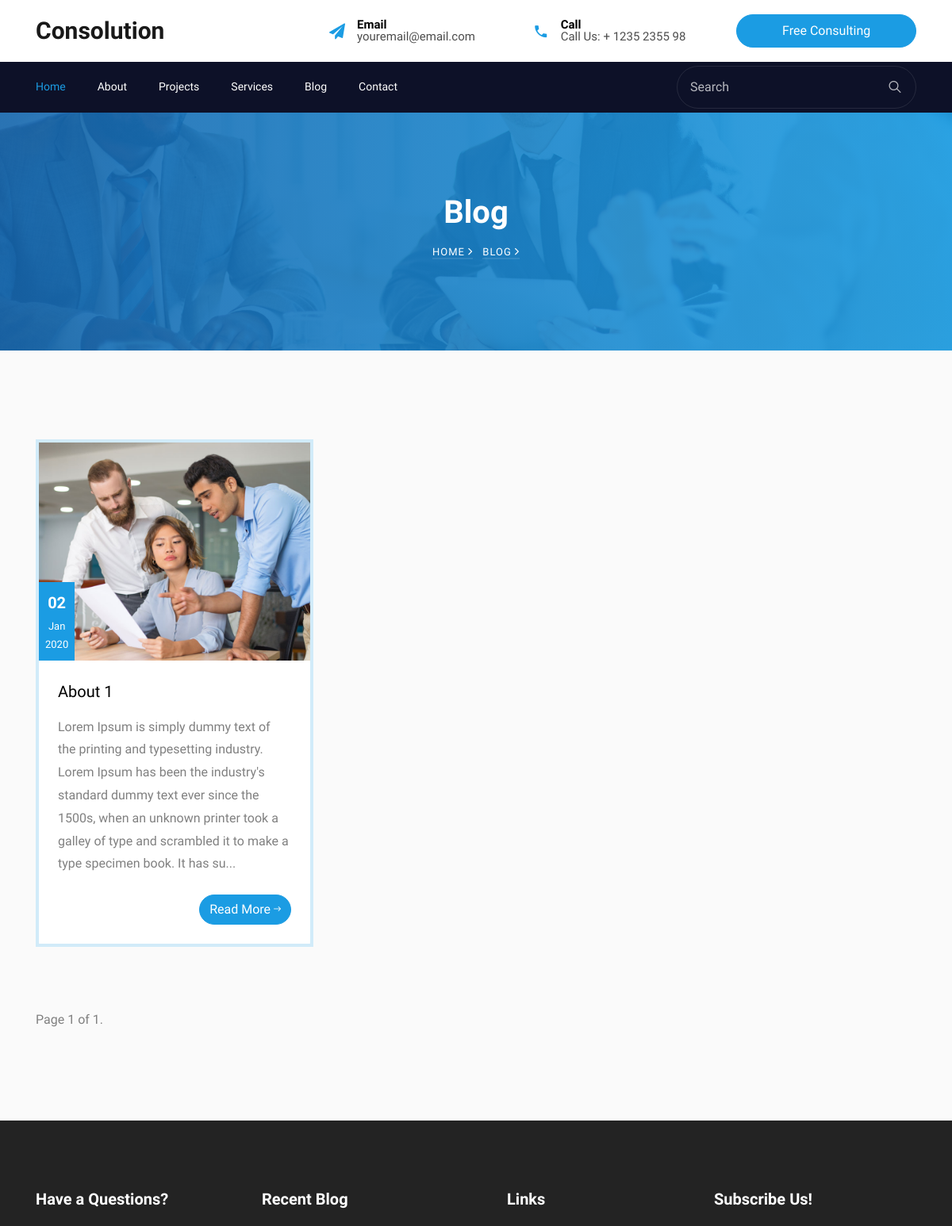
The app's page /blog?page=2 (upper part), older data.
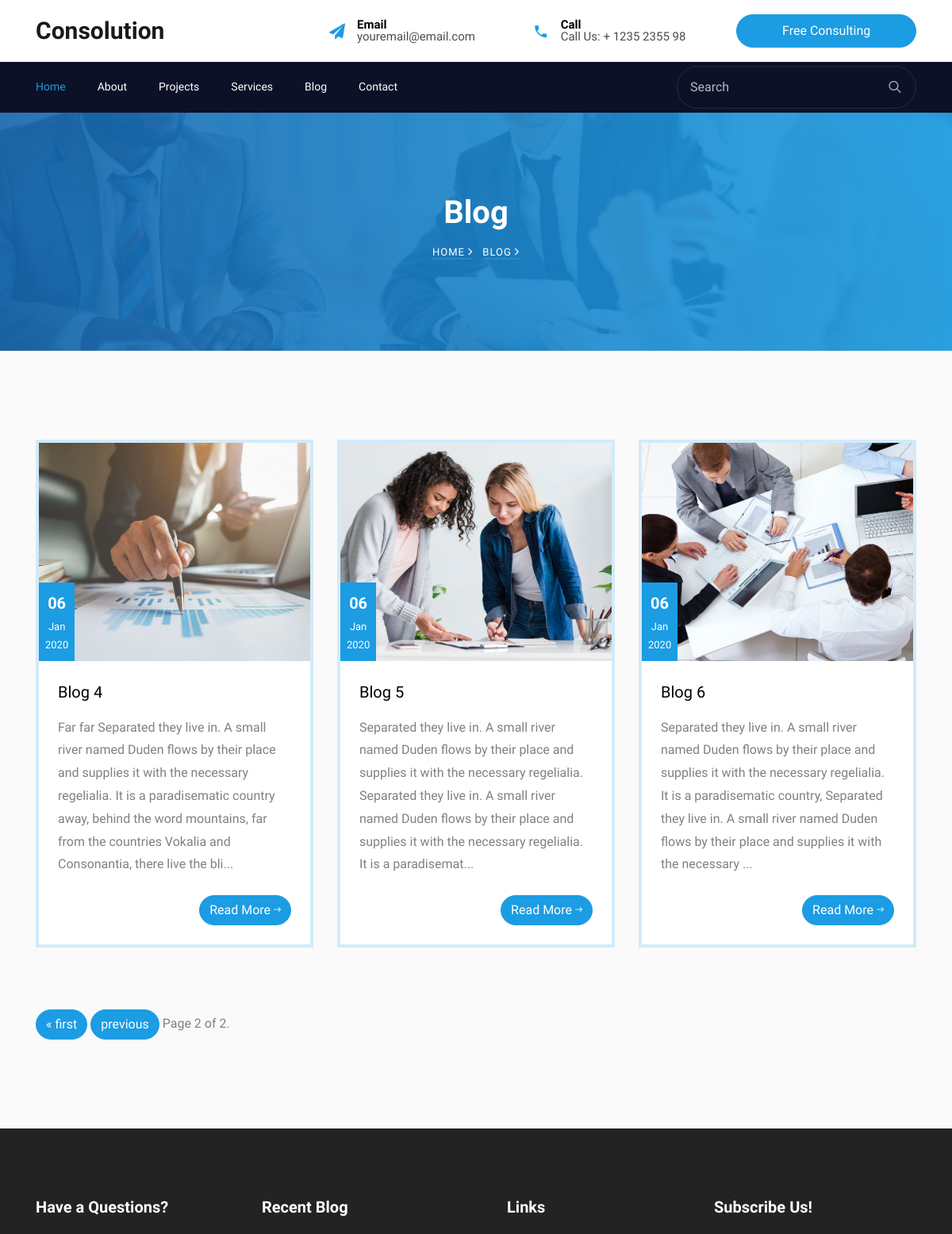
The same page, newer data.
### consolutionapp/models.py (models this page shows)
class Blog(models.Model):
    title = models.CharField(max_length=255)
    content = models.CharField(max_length=2083)
    image = models.FileField(upload_to='static/images/')
    status = models.IntegerField()
    upload_at = models.DateTimeField(auto_now=True)

### consolutionapp/views.py (the view)
# urls.py: path('blog', views.blog),
def blog(request):
    blg = Blog.objects.all()
    paginator = Paginator(blg, 3)
    page = request.GET.get('page')
    blogs = paginator.get_page(page)
    return render(request, 'blog.html', {'blogs': blogs})

### consolutionapp/templates/blog.html (shortened to what this page needs)
{% extends 'base.html' %}
{% block content %}
<section class="hero-wrap hero-wrap-2" style="background-image: url('static/images/bg_1.jpg');">
      <div class="overlay"></div>
      <div class="container">
        <div class="row no-gutters slider-text align-items-center justify-content-center">
          <div class="col-md-9 ftco-animate text-center">
            <h1 class="mb-2 bread">Blog</h1>
            <p class="breadcrumbs"><span class="mr-2"><a href="/">Home <i class="ion-ios-arrow-forward"></i></a></span> <span>Blog <i class="ion-ios-arrow-forward"></i></span></p>
          </div>
        </div>
      </div>
    </section>
    <section class="ftco-section bg-light">
			<div class="container">
				<div class="row">
            {% for blog in blogs %}
          <div class="col-md-6 col-lg-4 ftco-animate">
            <div class="blog-entry">
              <a href="blog-single.html" class="block-20 d-flex align-items-end" style="background-image: url('{{blog.image}}');">
								<div class="meta-date text-center p-2">
                  <span class="day">{{blog.upload_at | date:"d"}}</span>
                  <span class="mos">{{blog.upload_at | date:"M"}}</span>
                  <span class="yr">{{blog.upload_at | date:"Y"}}</span>
                </div>
              </a>
              <div class="text bg-white p-4">
                <h3 class="heading"><a href="#">{{blog.title}}</a></h3>
                     <p>{{blog.content | slice:":255"}}...</p>
                <div class="d-flex align-items-center mt-4">
	                <p class="ml-auto mb-0"><a href="single_blog?id={{blog.id}}" class="btn btn-primary">Read More <span class="ion-ios-arrow-round-forward"></span></a></p>
                </div>
              </div>
            </div>
          </div>
            {% endfor %}
        </div>
        <div class="row mt-5">
          <div class="col text-center">
            <div class="block-27">
                <div class="pagination">
                    <span class="step-links">
                        {% if blogs.has_previous %}
                            <a href="?page=1" class="btn btn-primary">&laquo; first</a>
                            <a href="?page={{ blogs.previous_page_number }}" class="btn btn-primary">previous</a>
                        {% endif %}
                        <span class="current">
                            Page {{ blogs.number }} of {{ blogs.paginator.num_pages }}.
                        </span>
                    </span>
                </div>
            </div>
          </div>
        </div>
			</div>
		</section>
{% endblock %}

### templates/base.html (shortened to what this page needs)
{% load static  %}
<!DOCTYPE html>
<html lang="en">
<head>
    <link rel="stylesheet" href="{% static 'css/open-iconic-bootstrap.min.css' %}">
    <link rel="stylesheet" href="{% static 'css/animate.css' %}">
    <link rel="stylesheet" href="{% static 'css/owl.carousel.min.css' %}">
    <link rel="stylesheet" href="{% static 'css/owl.theme.default.min.css' %}">
    <link rel="stylesheet" href="{% static 'css/magnific-popup.css' %}">
    <link rel="stylesheet" href="{% static 'css/aos.css' %}">
    <link rel="stylesheet" href="{% static 'css/ionicons.min.css' %}">
    <link rel="stylesheet" href="{% static 'css/flaticon.css' %}">
    <link rel="stylesheet" href="{% static 'css/icomoon.css' %}">
    <link rel="stylesheet" href="{% static 'css/style.css' %}">
</head>
<body>
    <div class="bg-top navbar-light">
    	<div class="container">
    		<div class="row no-gutters d-flex align-items-center align-items-stretch">
    			<div class="col-md-4 d-flex align-items-center py-4">
    				<a class="navbar-brand" href="/">Consolution</a>
    			</div>
	    		<div class="col-lg-8 d-block">
		    		<div class="row d-flex">
					    <div class="col-md d-flex topper align-items-center align-items-stretch py-md-4">
					    	<div class="icon d-flex justify-content-center align-items-center"><span class="icon-paper-plane"></span></div>
					    	<div class="text">
					    		<span>Email</span>
						    	<span>youremail@email.com</span>
						    </div>
					    </div>
					    <div class="col-md d-flex topper align-items-center align-items-stretch py-md-4">
					    	<div class="icon d-flex justify-content-center align-items-center"><span class="icon-phone2"></span></div>
						    <div class="text">
						    	<span>Call</span>
						    	<span>Call Us: + 1235 2355 98</span>
						    </div>
					    </div>
					    <div class="col-md topper d-flex align-items-center justify-content-end">
					    	<p class="mb-0 d-block">
					    		<a href="#" class="btn py-2 px-3 btn-primary">
					    			<span>Free Consulting</span>
					    		</a>
					    	</p>
					    </div>
				    </div>
			    </div>
		    </div>
		  </div>
    </div>
	  <nav class="navbar navbar-expand-lg navbar-dark bg-dark ftco-navbar-light" id="ftco-navbar">
	    <div class="container d-flex align-items-center">
	      <form action="#" class="searchform order-lg-last">
          <div class="form-group d-flex">
            <input type="text" class="form-control pl-3" placeholder="Search">
            <button type="submit" placeholder="" class="form-control search"><span class="ion-ios-search"></span></button>
          </div>
        </form>
	      <div class="collapse navbar-collapse" id="ftco-nav">
	        <ul class="navbar-nav mr-auto">
	        	<li class="nav-item active"><a href="/" class="nav-link pl-0">Home</a></li>
	        	<li class="nav-item"><a href="about" class="nav-link">About</a></li>
	        	<li class="nav-item"><a href="projects" class="nav-link">Projects</a></li>
	        	<li class="nav-item"><a href="services" class="nav-link">Services</a></li>
	        	<li class="nav-item"><a href="blog" class="nav-link">Blog</a></li>
	          <li class="nav-item"><a href="contact" class="nav-link">Contact</a></li>
	        </ul>
	      </div>
	    </div>
	  </nav>
	{% block content %}
	{% endblock %}
<footer class="ftco-footer ftco-bg-dark ftco-section">
      <div class="container">
        <div class="row mb-5">
          <div class="col-md-6 col-lg-3">
            <div class="ftco-footer-widget mb-5">
            	<h2 class="ftco-heading-2">Have a Questions?</h2>
            </div>
          </div>
          <div class="col-md-6 col-lg-3">
            <div class="ftco-footer-widget mb-5">
              <h2 class="ftco-heading-2">Recent Blog</h2>
            </div>
          </div>
          <div class="col-md-6 col-lg-3">
            <div class="ftco-footer-widget mb-5 ml-md-4">
              <h2 class="ftco-heading-2">Links</h2>
            </div>
          </div>
          <div class="col-md-6 col-lg-3">
            <div class="ftco-footer-widget mb-5">
            	<h2 class="ftco-heading-2">Subscribe Us!</h2>
            </div>
          </div>
        </div>
      </div>
    </footer>
</body>
</html>

### static/css/icomoon.css (style rules this page uses)
[class^="icon-"], [class*=" icon-"] { font-family: 'icomoon' !important; speak: none; font-style: normal; font-weight: normal; font-variant: normal; text-transform: none; line-height: 1; -webkit-font-smoothing: antialiased; -moz-osx-font-smoothing: grayscale; }
.icon-paper-plane:before { content: "\f1d8"; }
.icon-phone2:before { content: "\e0cd"; }

Row changes from the older to the newer data that the page shows:
no longer on this page (row unchanged): Blog: image (picture), upload_at "02", upload_at "Jan", upload_at "2020", title "About 1", content "Lorem Ipsum is simply dummy text of the printing and typesetting industry. Lorem Ipsum has been the industry's standard dummy text ever since the 1500s, when an unknown printer took a galley of type and scrambled it to make a type specimen book. It has su"
added Blog: image (picture), upload_at "06", upload_at "Jan", upload_at "2020", title "Blog 4", content "Far far Separated they live in. A small river named Duden flows by their place and supplies it with the necessary regelialia. It is a paradisematic country away, behind the word mountains, far from the countries Vokalia and Consonantia, there live the bli"
added Blog: image (picture), upload_at "06", upload_at "Jan", upload_at "2020", title "Blog 5", content "Separated they live in. A small river named Duden flows by their place and supplies it with the necessary regelialia. Separated they live in. A small river named Duden flows by their place and supplies it with the necessary regelialia. It is a paradisemat"
added Blog: image (picture), upload_at "06", upload_at "Jan", upload_at "2020", title "Blog 6", content "Separated they live in. A small river named Duden flows by their place and supplies it with the necessary regelialia. It is a paradisematic country, Separated they live in. A small river named Duden flows by their place and supplies it with the necessary"
Text that changed along with them:
{{ blogs.number }}: "1" → "2"
{{ blogs.paginator.num_pages }}: "1" → "2"
text now shown: "« first previous"
